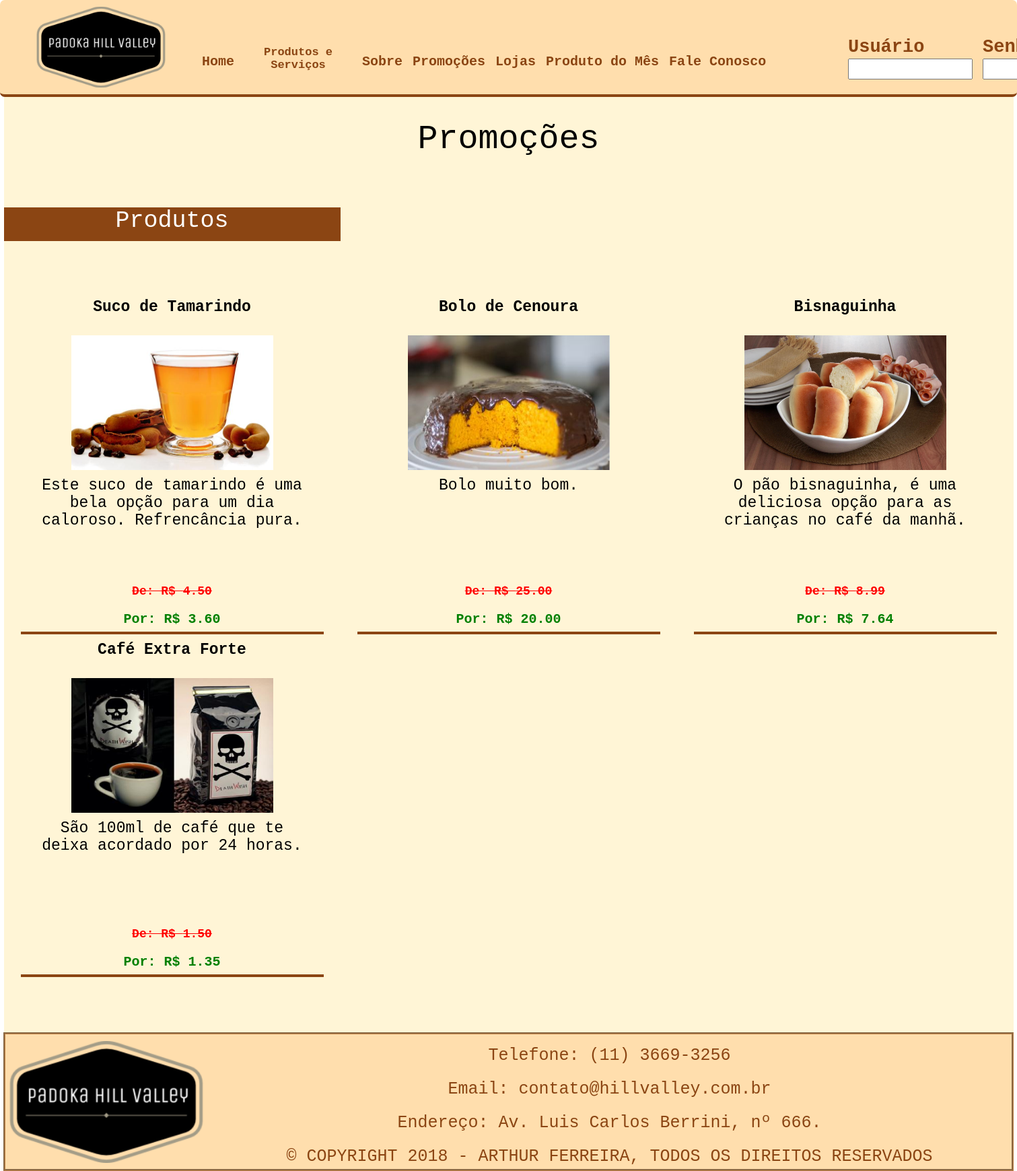
The page /PADOKA/promocoes.php on the database its author committed.
### tables this page shows
CREATE TABLE `tbl_produto` (
  `id` int(11) NOT NULL AUTO_INCREMENT,
  `nome` varchar(45) NOT NULL,
  `descricao` text NOT NULL,
  `preco` float(7,2) NOT NULL,
  `foto` varchar(255) DEFAULT NULL,
  `status` tinyint(1) NOT NULL,
  `produtoDoMes` tinyint(1) NOT NULL,
  `qtdCliques` int(11) DEFAULT NULL,
  `idTipoProduto` int(11) NOT NULL,
  PRIMARY KEY (`id`),
  KEY `idTipoProduto` (`idTipoProduto`),
  CONSTRAINT `tbl_produto_ibfk_1` FOREIGN KEY (`idTipoProduto`) REFERENCES `tbl_tipoproduto` (`id`)
);

### PADOKA/promocoes.php (the view, shortened to what this page needs)
<!DOCTYPE html>
<html>
    <head>
        <link rel="stylesheet" type="text/css" href="css/stylePromocoes.css">
        <link rel="stylesheet" type="text/css" href="css/styleMenu.css">
        <link rel="stylesheet" type="text/css" href="css/styleRodape.css">
    </head>
    <body>
        <header>
            <?php require_once'cabecalho.php'; ?>
        </header>
        <div id="gamb"></div>
        <div id="main">
            <div id="content">
                <div id="titulo">
                    Promoções
                </div>
                <div class="subtitulo">
                    Produtos
                </div>
                <section class="linha_promo">
                    <?php
                        $sql = "SELECT tp.id, tp.nome, p.nome, p.id, p.descricao, p.preco,
                        p.preco - (p.preco * pr.porcentagemDesc / 100) AS  novoPreco, p.foto
                        FROM tbl_tipoproduto AS tp
                        INNER JOIN tbl_produto AS p
                        ON p.idTipoProduto = tp.id
                        INNER JOIN tbl_promocao AS pr
                        ON pr.idProduto = p.id
                        WHERE pr.status = 1";
                        $result = mysql_query($sql);
                            while($promocoes = mysql_fetch_array($result)){ ?>
                                    <diV class="promo_individual">
                                        <div class="nome_produto">
                                            <?php echo($promocoes['nome']);?>
                                        </div>
                                        <div class="img_produto">
                                            <img src="cms/<?php echo($promocoes['foto']);?>" width="300" height="200" alt="<?php echo($promocoes['nome']);?>" title="<?php echo($promocoes['nome']);?>">
                                        </div>
                                        <div class="descricao_produto">
                                            <?php echo($promocoes['descricao']);?>
                                        </div>
                                        <div class="valor_antigo">De: R$ <?php echo(number_format($promocoes['preco'],2));?></div>
                                        <div class="valor_novo">Por: R$ <?php echo(number_format($promocoes['novoPreco'],2));?></div>
                                    </diV>
                    <?php  } ?>
                </section>
            </div>
        </div>
        <footer>
            <?php require_once'rodape.php'; ?>
        </footer>
    </body>
</html>

### PADOKA/cabecalho.php (shortened to what this page needs)
<section id="content_header">
    <a href="index.php">
        <div id="logo"></div>
    </a>
    <div class="menu_mobile">
            <div id="content_menu">
                <div class="itens">
                    <b>
                        <a href="index.php" class="links">
                            Home
                        </a>
                    </b>
                </div>
                <div class="itens_duas_linhas" id="produtos_servicos">
                    <b> Produtos e Serviços </b>
                </div>
                <div class="itens">
                    <b>
                        <a href="sobre.php" class="links">
                            Sobre
                        </a>
                    </b>
                </div>
                <div class="itens">
                    <b>
                        <a href="promocoes.php" class="links">
                            Promoções
                        </a>
                    </b>
                </div>
                <div class="itens">
                    <b>
                        <a href="lojas.php" class="links">
                            Lojas
                        </a>
                    </b>
                </div>
                <div class="itens">
                    <b>
                        <a href="produto_do_mes.php" class="links">
                            Produto do Mês
                        </a>
                    </b>
                </div>
                <div class="itens">
                    <b>
                        <a href="fale_conosco.php" class="links">
                            Fale Conosco
                        </a>
                    </b>
                </div>
            </div>
        <div id="content_login">
            <form name="frmLogin" method="post" action="cms/login.php">
                <div class="campos">
                    <b>Usuário</b>
                    <br>
                    <input type="text" name="txtUsuario">
                </div>
                <div class="campos">
                    <b>Senha</b>
                    <br>
                    <input type="password" name="txtSenha">
                </div>
            </form>
        </div>
    </div>
</section>

### PADOKA/rodape.php (shortened to what this page needs)
<div class="rodape_mobile">
    <div id="logo_rodape"></div>
    <div class="content_informacoes">
        <div class="informacoes">
            Telefone: (11) 3669-3256
        </div>
        <div class="informacoes">
            Email: contato@hillvalley.com.br
        </div>
        <div class="informacoes">
            Endereço:  Av. Luis Carlos Berrini, nº 666.
        </div>
        <div class="informacoes">
            © COPYRIGHT 2018 - ARTHUR FERREIRA, TODOS OS DIREITOS RESERVADOS
        </div>
    </div>
</div>

### PADOKA/css/stylePromocoes.css (style rules this page uses)
@media screen and (min-device-width:521px) { body { margin: 0px; padding: 0px; background-image: url(../imagens/bg_body.jpg); background-repeat: no-repeat; background-attachment: fixed; background-position: top; background-size: cover; font-family: monospace; } }
@media screen and (min-device-width:521px) { header { width: 100%; height: 140px; background-color: #FFDEAD; text-align: center; border-bottom: 4px solid #8B4513; border-radius: 7px; font-weight: 900; position: fixed; color: #8B4513; z-index: 999; } }
@media screen and (min-device-width:521px) { #gamb { width: 100%; height: 143px; margin-left: auto; margin-right: auto; } }
@media screen and (min-device-width:521px) { #main { width: 1500px; min-height: 1150px; height: auto; margin-left: auto; margin-right: auto; background-color: #FFF5D6; } }
@media screen and (min-device-width:521px) { #content { width: 1500px; min-height: 1200px; height: auto; padding-top: 15px; } }
@media screen and (min-device-width:521px) { #titulo { width: 800px; height: 80px; text-align: center; font-size: 50px; padding-top: 20px; margin-left: auto; margin-right: auto; margin-bottom: 50px; } }
@media screen and (min-device-width:521px) { .linha_promo { width: 1500px; min-height: 1100px; height: auto; margin-left: auto; margin-right: auto; margin-top: 75px; } }
@media screen and (min-device-width:521px) { .subtitulo { width: 500px; height: 50px; font-size: 35px; text-align: center; color: #ffffff; background-color: #8B4513; } }
@media screen and (min-device-width:521px) { .promo_individual { width: 450px; min-height: 400px; height: auto; float: left; margin-right: 25px; margin-left: 25px; border-bottom: 4px solid #8B4513; } }
@media screen and (min-device-width:521px) { .img_produto { width: 300px; height: 200px; margin-left: auto; margin-right: auto; margin-top: 15px; } }
@media screen and (min-device-width:521px) { .nome_produto { width: 400px; height: 40px; font-weight: 900;; margin-left: auto; margin-right: auto; margin-top: 10px; font-size: 23px; text-align: center; } }
@media screen and (min-device-width:521px) { .descricao_produto { width: 400px; min-height: 150px; height: auto; margin-left: auto; margin-right: auto; margin-top: 10px; font-size: 23px; text-align: center; } }
@media screen and (min-device-width:521px) { .valor_antigo { width: 100%; height: 30px; text-align: center; margin-left: auto; margin-right: auto; font-size: 18px; color: red; font-weight: 900; margin-top: 10px; text-decoration: line-through; } }
@media screen and (min-device-width:521px) { .valor_novo { width: 100%; height: 30px; text-align: center; margin-left: auto; margin-right: auto; font-size: 20px; color: green; font-weight: 900; margin-top: 10px; } }
@media screen and (min-device-width:521px) { footer { width: 1495px; height: 200px; background-color: #FFDEAD; margin-left: auto; margin-right: auto; color: #8B4513; border: groove 3px rgba(147, 67, 0, 0.6); } }
@media screen and (min-device-width:521px) { a:link { color: #8B4513; } }

### PADOKA/css/styleMenu.css (style rules this page uses)
@media screen and (min-device-width:521px) { #content_header { width: 1850px; height: 140px; margin-left: auto; margin-right: auto; } }
@media screen and (min-device-width:521px) { #logo { width: 200px; height: 120px; margin-top: 10px; margin-left: 50px; float: left; background-image: url(../imagens/logo.png); background-size: cover; background-position: center; } }
@media screen and (min-device-width:521px) { #content_menu { width: 855px; height: 70px; float: left; margin-left: 50px; margin-top: 55px; font-size: 17px; } }
@media screen and (min-device-width:521px) { .itens { font-size: 20px; float: left; padding-top: 25px; margin-right: 15px; } }
@media screen and (min-device-width:521px) { .itens_duas_linhas { width: 160px; height: 40px; float: left; padding-top: 13px; margin-right: 15px; } }
@media screen and (min-device-width:521px) { #content_login { width: 460px; height: 100px; float: left; margin-left: 100px; margin-top: 35px; } }
@media screen and (min-device-width:521px) { .campos { width: 195px; height: 80px; float: left; font-size: 27px; text-align: left; padding-top: 20px; padding-left: 5px; } }
@media screen and (min-device-width:521px) { input { height: 25px; } }
@media screen and (min-device-width:521px) { a:link { color: #8B4513; text-decoration: none; } }

### rows shown on the page
tbl_produto: nome "Suco de Tamarindo", foto (picture), descricao "Este suco de tamarindo é uma bela opção para um dia caloroso. Refrencância pura.", preco "4.50", novoPreco "3.60"
tbl_produto: nome "Bolo de Cenoura", foto (picture), descricao "Bolo muito bom.", preco "25.00", novoPreco "20.00"
tbl_produto: nome "Bisnaguinha", foto (picture), descricao "O pão bisnaguinha, é uma deliciosa opção para as crianças no café da manhã.", preco "8.99", novoPreco "7.64"
tbl_produto: nome "Café Extra Forte", foto (picture), descricao "São 100ml de café que te deixa acordado por 24 horas.", preco "1.50", novoPreco "1.35"
